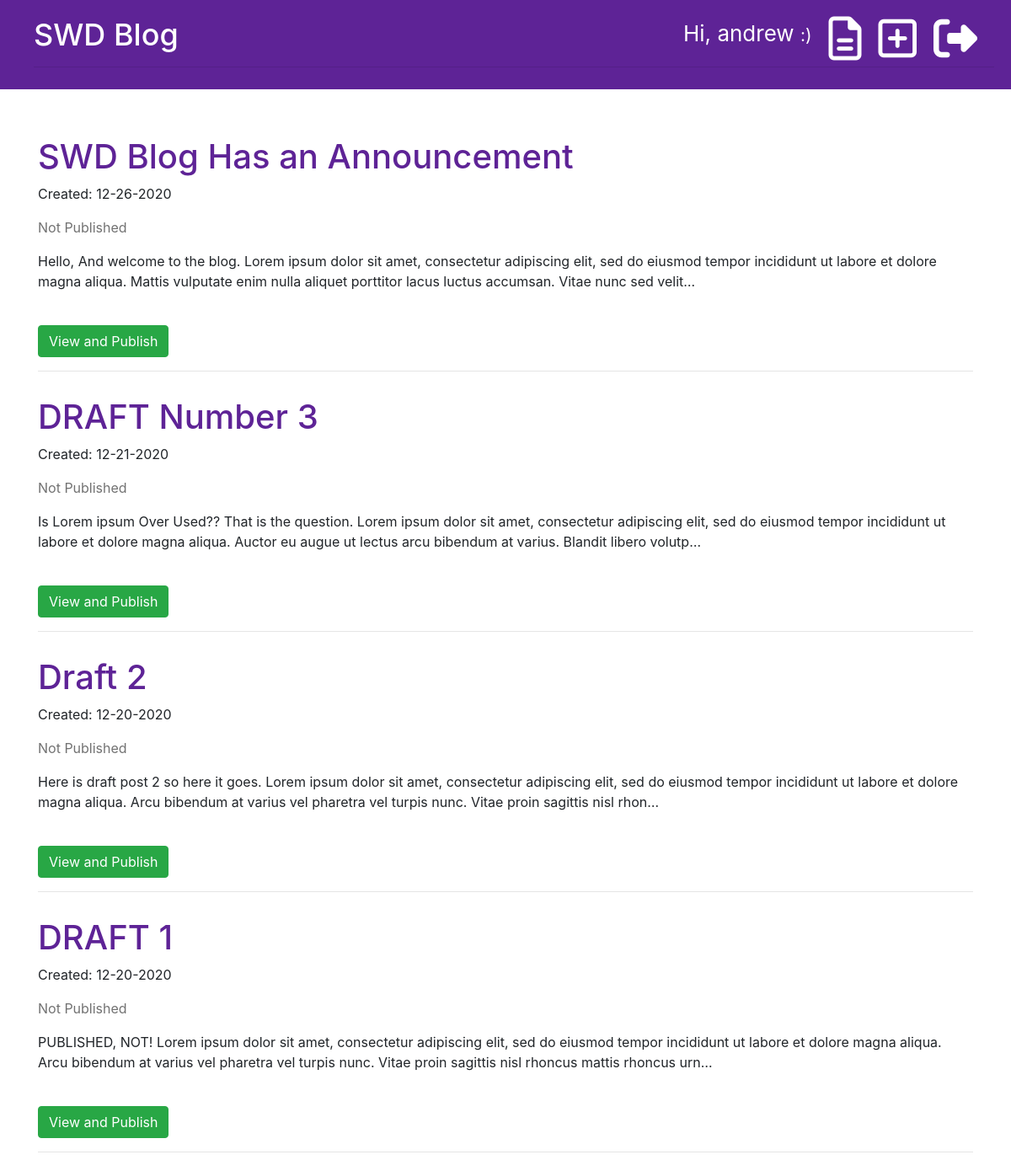
The page /drafts/ (signed in) on the database as committed earlier.
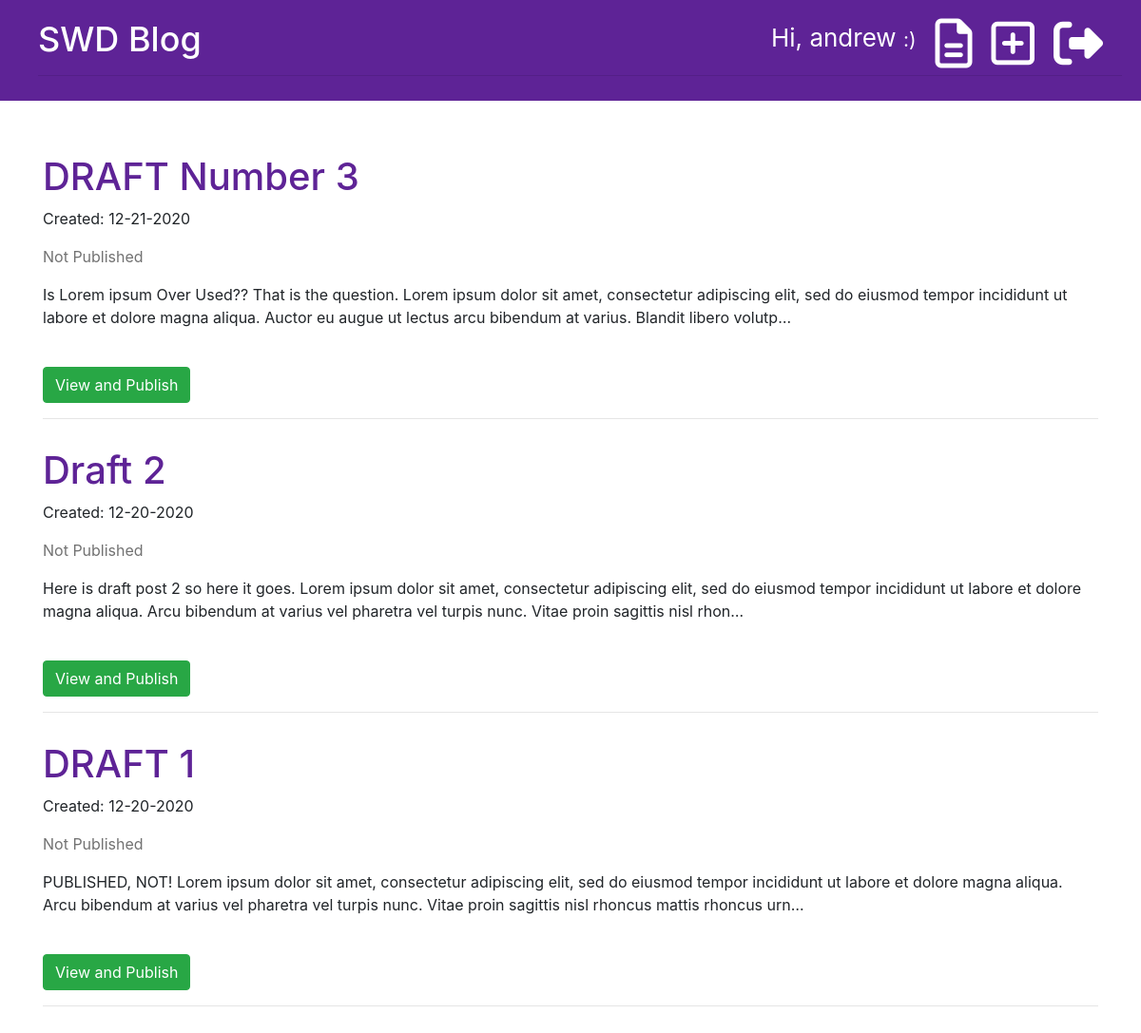
The same page on the database as committed later.
### blog/models.py (models this page shows, shortened)
class Post(models.Model):
    author = models.ForeignKey('auth.User', on_delete=models.CASCADE)
    title = models.CharField(max_length=200)
    text = models.TextField()
    created_date = models.DateTimeField(default=timezone.now)
    published_date = models.DateTimeField(blank=True, null=True)

### blog/views.py (the view)
# urls.py: path('drafts/', views.post_draft_list, name='post_draft_list'),
@login_required
def post_draft_list(request):
    posts = Post.objects.filter(
        published_date__isnull=True).order_by('-created_date')
    stuff_for_frontend = {'posts': posts}
    return render(request, 'blog/post_draft_list.html', stuff_for_frontend)

### blog/templates/blog/post_draft_list.html (shortened to what this page needs)
{% extends 'blog/base.html' %}
{% block content %}
    {% for post in posts %}
        <p>
            <div class="post">
                <h1><a href="{% url 'post_detail' pk=post.pk %}">{{ post.title }}</a></h1>
                <p class="date">Created: {{ post.created_date|date:'m-d-Y' }}</p>
                <p class="published-date">Not Published</p>
                <p>{{ post.text|truncatechars:250 }}</p>
                <br>
                <a href="{% url 'post_detail' pk=post.pk %}"><div class="btn btn-success">View and Publish</div></a>
                <hr>
            </div>
        </p>
    {% endfor %}
{% endblock %}

Rows that differ between the two databases and show on the page:
no longer on this page (row edited): Post: title "SWD Blog Has an Announcement", created_date "12-26-2020", text "Hello, And welcome to the blog. Lorem ipsum dolor sit amet, consectetur adipiscing elit, sed do eiusmod tempor incididunt ut labore et dolore magna aliqua. Mattis vulputate enim nulla aliquet porttitor lacus luctus accumsan. Vitae nunc sed velit…"
